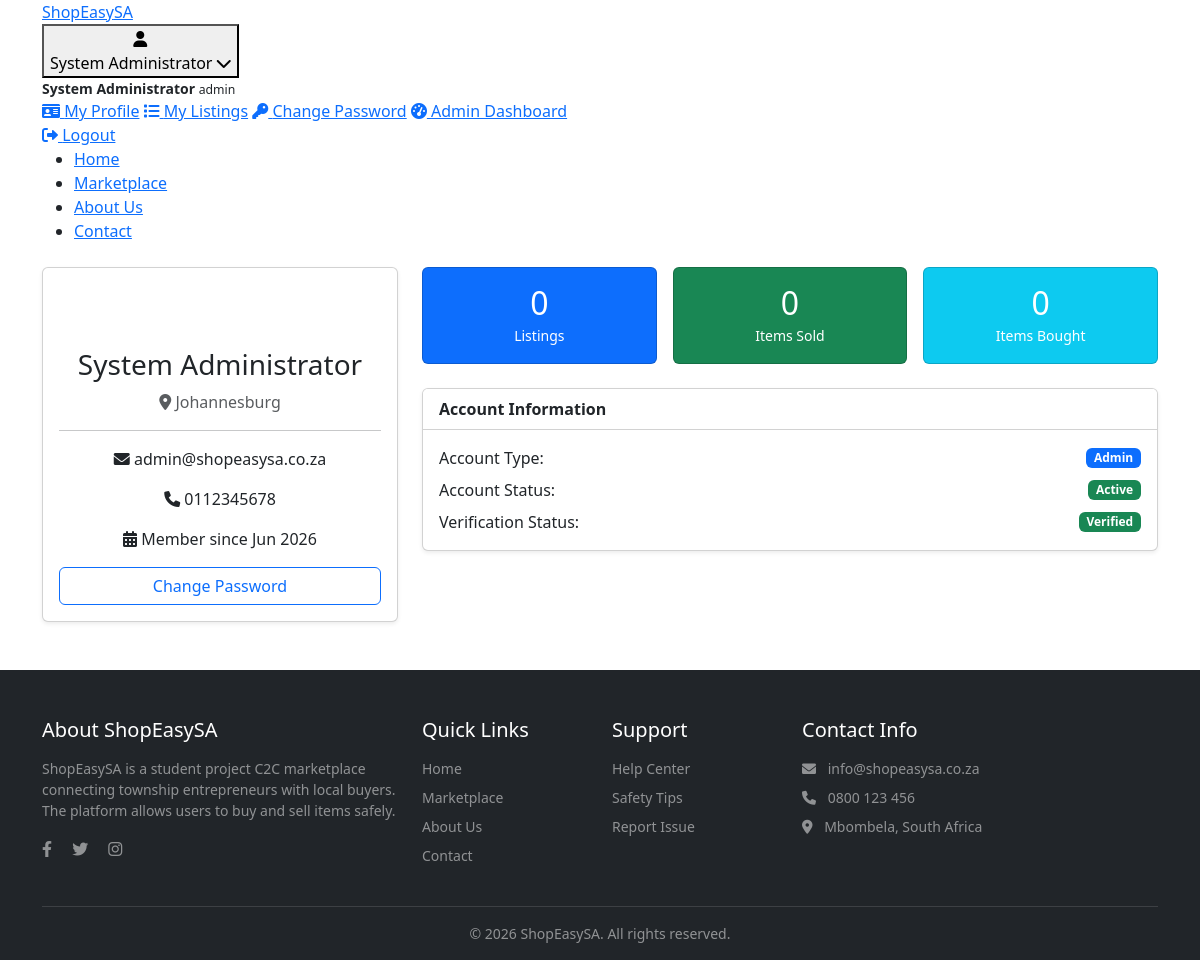
The app's page /profile.php (signed in) with its own data.
### tables this page shows
CREATE TABLE users (
    user_id INT AUTO_INCREMENT PRIMARY KEY,
    full_name VARCHAR(100) NOT NULL,
    email VARCHAR(100) NOT NULL UNIQUE,
    password VARCHAR(255) NOT NULL,
    phone VARCHAR(20) NOT NULL,
    location VARCHAR(100) NOT NULL,
    user_type ENUM('buyer', 'seller', 'admin') DEFAULT 'buyer',
    is_verified TINYINT DEFAULT 0,
    is_active TINYINT DEFAULT 1,
    created_at TIMESTAMP DEFAULT CURRENT_TIMESTAMP
);

### profile.php (the view, shortened to what this page needs)
<?php
require_once 'config.php';
$userId = $_SESSION['user_id'];
$user = $conn->query("SELECT * FROM users WHERE user_id = $userId")->fetch_assoc();
$listings = $conn->query("SELECT COUNT(*) as count FROM products WHERE seller_id = $userId")->fetch_assoc();
$sales = $conn->query("SELECT COUNT(*) as count FROM orders WHERE seller_id = $userId AND status = 'completed'")->fetch_assoc();
$purchases = $conn->query("SELECT COUNT(*) as count FROM orders WHERE buyer_id = $userId")->fetch_assoc();
include 'header.php';
?>
<div class="container my-4">
    <div class="row g-4">
        <div class="col-12 col-md-4">
            <div class="card shadow-sm text-center">
                <div class="card-body">
                    <div class="profile-avatar mx-auto mb-3">
                        <i class="fas fa-user fa-3x text-white"></i>
                    </div>
                    <h3><?php echo htmlspecialchars($user['full_name']); ?></h3>
                    <p class="text-muted"><i class="fas fa-map-marker-alt"></i> <?php echo $user['location']; ?></p>
                    <hr>
                    <p><i class="fas fa-envelope"></i> <?php echo $user['email']; ?></p>
                    <p><i class="fas fa-phone"></i> <?php echo $user['phone']; ?></p>
                    <p><i class="fas fa-calendar-alt"></i> Member since <?php echo date('M Y', strtotime($user['created_at'])); ?></p>
                    <div class="d-grid gap-2">
                        <a href="change_password.php" class="btn btn-outline-primary">Change Password</a>
                    </div>
                </div>
            </div>
        </div>
        <div class="col-12 col-md-8">
            <div class="row g-3 mb-4">
                <div class="col-4">
                    <div class="card text-center bg-primary text-white">
                        <div class="card-body">
                            <h2 class="mb-0"><?php echo $listings['count']; ?></h2>
                            <small>Listings</small>
                        </div>
                    </div>
                </div>
                <div class="col-4">
                    <div class="card text-center bg-success text-white">
                        <div class="card-body">
                            <h2 class="mb-0"><?php echo $sales['count']; ?></h2>
                            <small>Items Sold</small>
                        </div>
                    </div>
                </div>
                <div class="col-4">
                    <div class="card text-center bg-info text-white">
                        <div class="card-body">
                            <h2 class="mb-0"><?php echo $purchases['count']; ?></h2>
                            <small>Items Bought</small>
                        </div>
                    </div>
                </div>
            </div>
            <div class="card shadow-sm">
                <div class="card-header bg-white fw-bold">Account Information</div>
                <div class="card-body">
                    <div class="d-flex justify-content-between align-items-center">
                        <span>Account Type:</span>
                        <span class="badge bg-primary"><?php echo ucfirst($user['user_type']); ?></span>
                    </div>
                    <div class="d-flex justify-content-between align-items-center mt-2">
                        <span>Account Status:</span>
                        <?php if($user['is_active']): ?>
                            <span class="badge bg-success">Active</span>
                        <?php else: ?>
                            <span class="badge bg-danger">Disabled</span>
                        <?php endif; ?>
                    </div>
                    <div class="d-flex justify-content-between align-items-center mt-2">
                        <span>Verification Status:</span>
                        <?php if($user['is_verified']): ?>
                            <span class="badge bg-success">Verified</span>
                        <?php else: ?>
                            <span class="badge bg-warning">Pending</span>
                        <?php endif; ?>
                    </div>
                </div>
            </div>
        </div>
    </div>
</div>
<?php include 'footer.php'; ?>

### records on screen
users: full_name "System Administrator", location "Johannesburg", email "admin@shopeasysa.co.za", phone "0112345678", created_at "Jun 2026", user_type "Admin"

### other values on screen
$_SESSION['user_name'] "System Administrator"
$_SESSION['user_type'] "admin"
$listings['count'] "0"
$sales['count'] "0"
$purchases['count'] "0"
SITE_EMAIL "info@shopeasysa.co.za"
